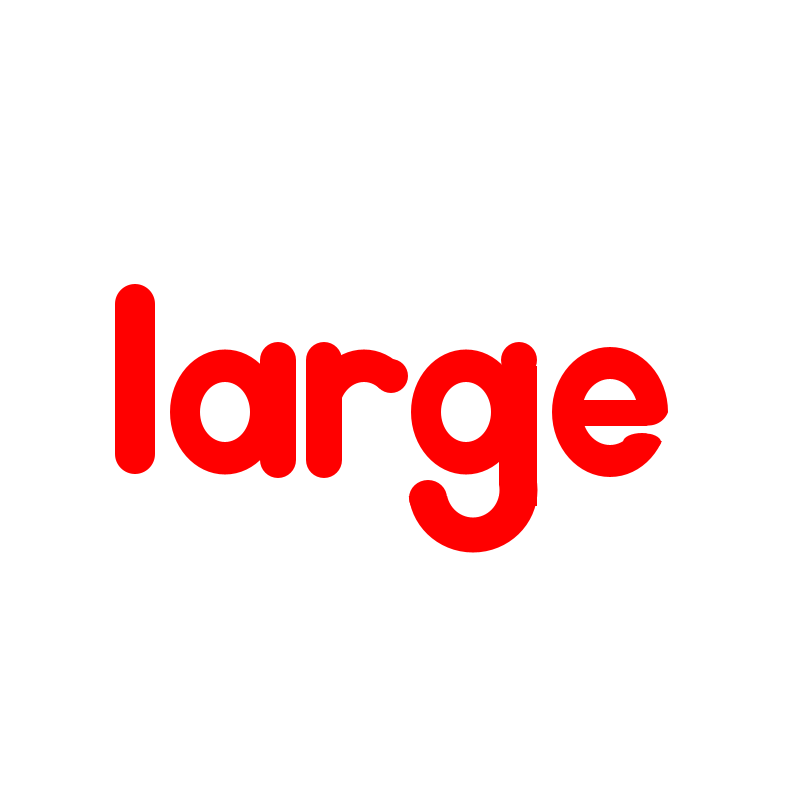
Frame 1 (no input)
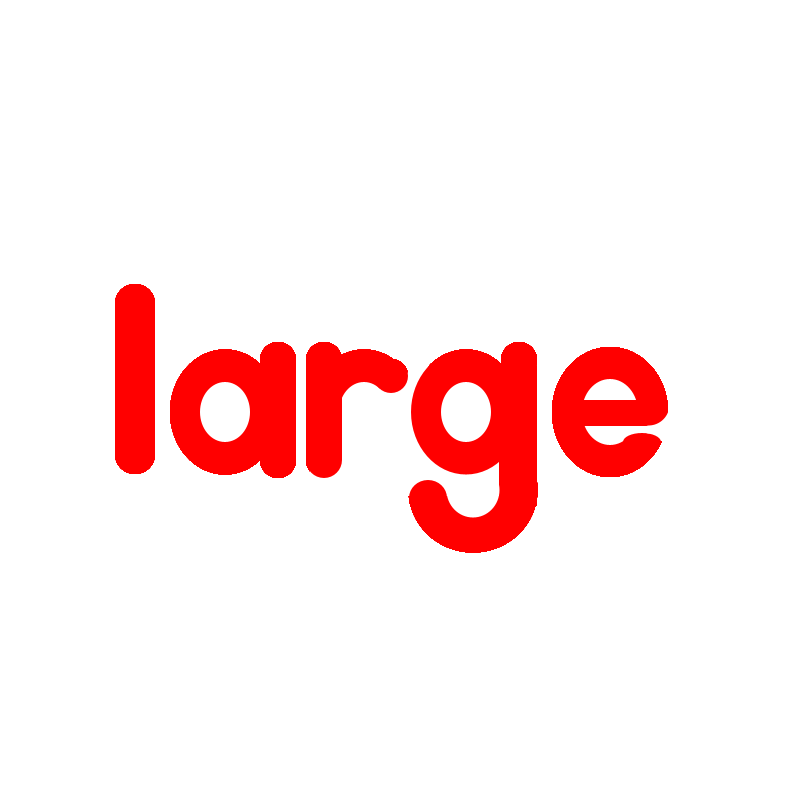
Frame 60 (the mouse pressed at the canvas centre just before this capture)
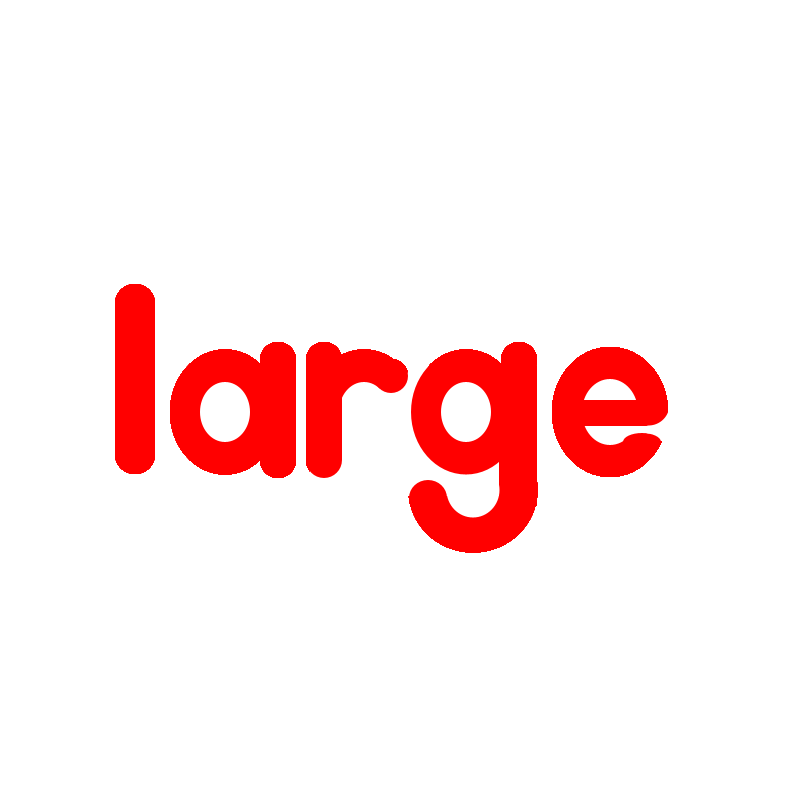
Frame 120 (the mouse held since frame 60 and released just before this capture)

The Processing sketch that drew these frames (run headless with seeded random() and noise(); from frame 60 on, the mouse is pressed at the canvas centre):

// Processing sketch: Project_1__CAPS_
// ── Project_1__CAPS_.pde
/*Initial goal is to display the adjective "LARGE" 
and make it so that the user is able to highlight the word
and when they click the caps lock botton it becomes all caps
when the process is repeated it's all lower case
*/

boolean overL = false;
boolean highlightL = false;
boolean move = false;
boolean overA = false;
boolean highlightA = false;

void setup(){
size(800,800);
background (255);

}//end void setup

void draw(){
  
  pushMatrix();
  translate(-50,0);
  littleLarge();
  popMatrix();

   
   if (mouseX > 104 && mouseX < 125 && mouseY >= 280 && mouseY <= 480){
         overL=true;
         //println("k");
         
         
       }
       
   if (overL && mousePressed==true){
     highlightL=true;
     //println("uh");
   }
   
   if(mouseX==mouseX+25){
     move=true;
     println("wo");
   }
  
  if(highlightL && move){
     hiLiteL();
   }
   
   
  
     
      /*
   
   if (mouseX > 166 && mouseX < 183 && mouseY >= 280 && mouseY <= 480){
         overA=true;
         println("yay");
   }
   
   if (overA && mousePressed==true && mouseX==mouseX+25){
     highlightA=true;
     
   }
    else {
     highlightA=false;
     //println("boo");
   }
*/
  
}//end void draw
 
 

/*
void mouseDragged(){
         if (highlightL=true){
           hiLiteL();
           
           }
           
           if (highlightA=true){
           hiLiteA();
           
         }
      

}

      */


 void littleLarge(){
  littleL();
  littleA();
  littleR();
  littleG();
  littleE();
  
 }//littleLarge
  
void littleL(){
  
  noStroke();
  fill(255,0,0);
  rect(165, 304, 40, 150);
  ellipse(185, 304, 40, 40);//top round
  ellipse(185, 454, 40, 40);//bottom round
  
}//void littleL

void littleA(){
  noStroke();
  fill(255,0,0);
  ellipse(275, 412, 110, 125);
  fill(255);
  ellipse(275, 412, 50, 60);
  fill(255,0,0);
  rect(310, 360, 36, 100);
  ellipse(328, 360, 36, 36);
  ellipse(328, 460, 36, 36);
  
  
}//void LittleA

void littleR(){
    
  fill(255,0,0);
  ellipse(414, 412, 110, 125);//circle outside
  fill(255);
  ellipse(414, 412, 50, 60);//cricle inside
  fill(255);
  triangle(480,360,374,420,450,470);//block cirlcle
  rect(360,405, 120, 75);//block circle
  fill(255,0,0);
  rect(356, 360, 36, 100);//stick
  ellipse(374, 360, 36, 36);//top of stick round
  ellipse(374, 460, 36, 36);//bottom of stick round
  ellipse(441, 376, 34, 34);//circle to complete arch
   
}//littleR

void littleG(){
  fill(255,0,0);
  ellipse(523, 490, 129, 125);//bottom cirlce outside
  fill(255);
  ellipse(523, 490, 53, 55);//bottom circle inside
  fill(255,0,0);
  rect(551, 366, 36, 140);//stick
  fill(255);
  rect(450,440, 99,56);//blocker
  fill(255,0,0);
  ellipse(516, 412, 110, 125);//circle outside
  fill(255);
  ellipse(516, 412, 50, 60);//circle inside
  fill(255,0,0);
  ellipse(569, 360, 36, 36);//round on stick
  ellipse(478, 498,38,36);//loop round
  
}//littleG

void littleE(){
   fill(255,0,0);
  ellipse(660, 412, 116, 130);//main circle outside
  fill(255);
  ellipse(660, 412, 56, 66);//main inside
  fill(255,0,0);
  rect(620, 400, 68, 26);//bar
  fill(255);
  rect(660, 426, 60,15);//blocker
  fill(255,0,0);
  ellipse(692,442, 38,18 );//round
  noFill();
  strokeWeight(8);
  stroke(255);
  arc(698, 404, 50, 50, 0, HALF_PI);//curve of top
  
  
}//littleE

void hiLiteL(){
  noStroke();
  fill(50,0,230,50);
  rect(104,280, 62, 200);
}//hiLiteL

void hiLiteA(){
  noStroke();
  fill(50,0,230,50);
  rect(166,280,135,200);
  
}//hiLiteA
